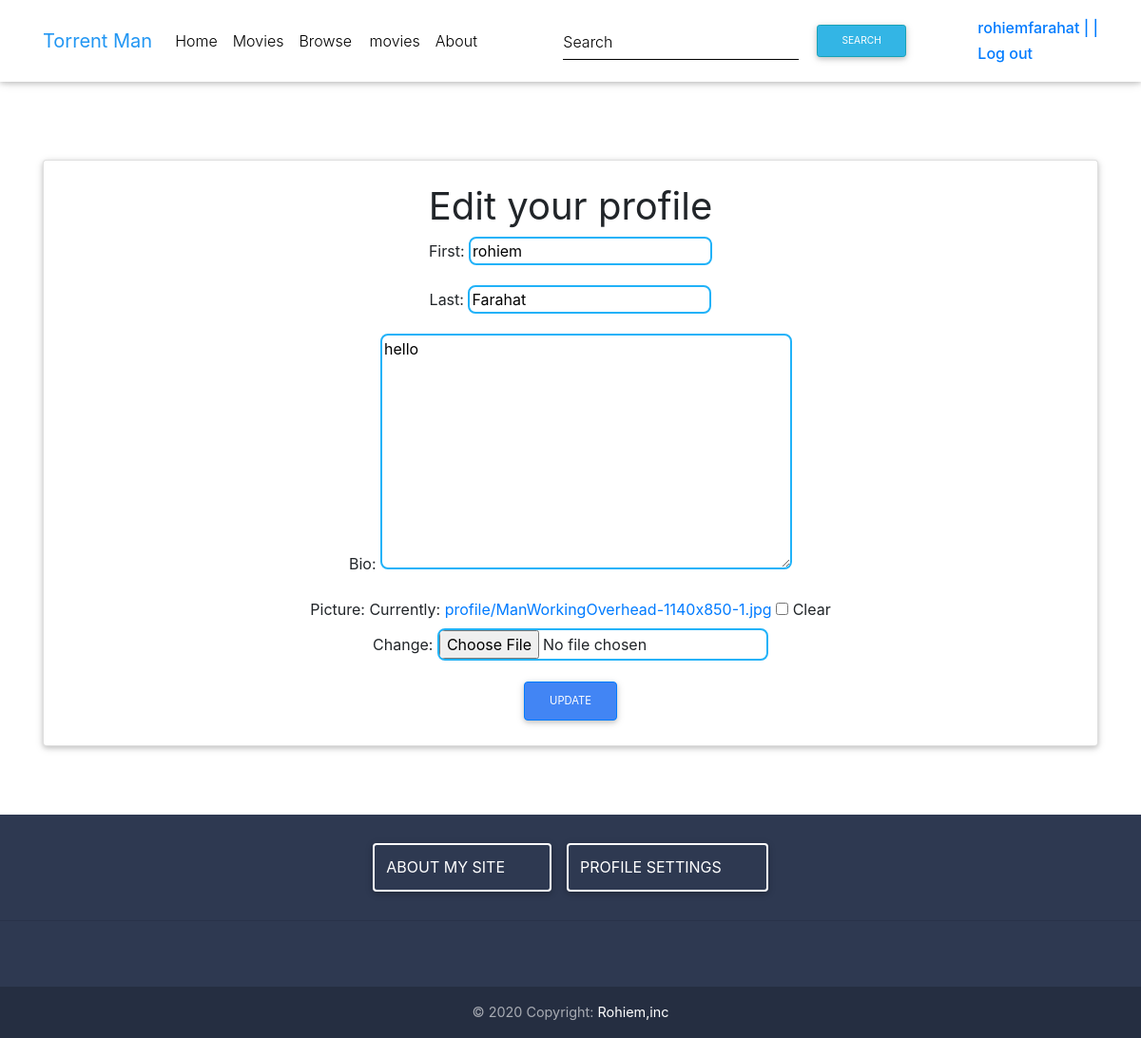
The page /profiles/rohiemfarahat/createprofile (signed in) on the database as committed earlier.
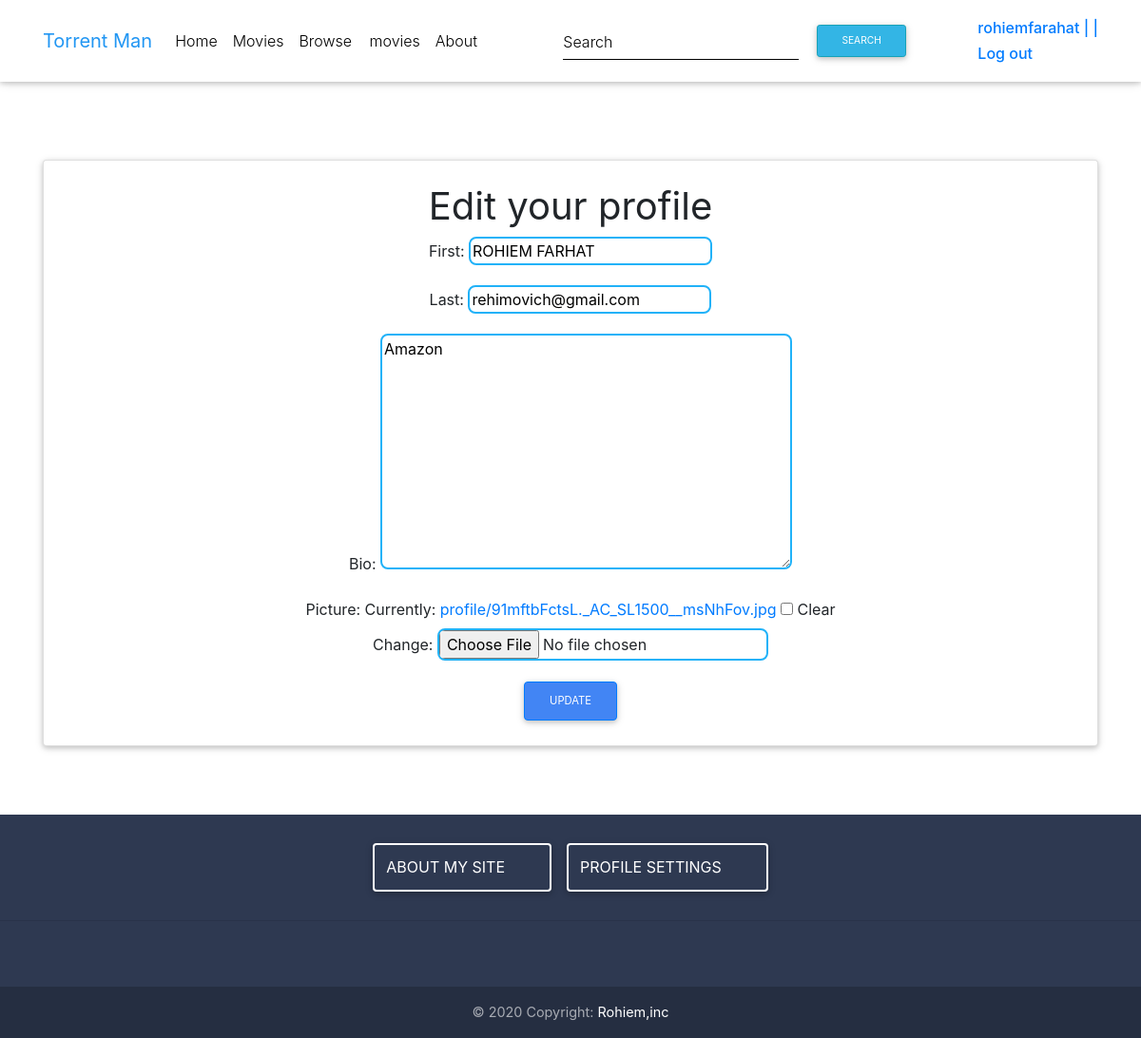
The same page on the database as committed later.
### torrentapp/models.py (models this page shows, shortened)
class UserProfile(models.Model):
    id = models.AutoField(primary_key=True)
    user = models.OneToOneField(
        settings.AUTH_USER_MODEL, on_delete=models.CASCADE, default=1)
    first = models.CharField(max_length=50)
    last = models.CharField(max_length=50)
    bio = models.TextField(max_length=1400, default="hello")
    picture = models.ImageField(blank=True, null=True, upload_to="profile")
    movies = models.ManyToManyField("Movie")
    slug = models.SlugField(blank=True, null=False)

### torrentapp/views.py (the view, shortened to what this page needs)
# urls.py: path('profiles/<slug:slug>/createprofile', ProfileCreateView.as_view(), name="createprofile"),
class ProfileCreateView(LoginRequiredMixin, UpdateView):
    model = UserProfile
    template_name = 'createprofile.html'
    fields = ["first", "last", "bio", "picture", ]
    success_url = "/"
    def get_context_data(self, **kwargs):
        context = super().get_context_data(**kwargs)
        context['documents'] = UserProfile.objects.all()
        return context

### templates/createprofile.html (shortened to what this page needs)
{% extends 'base.html' %}
{% block content %}
<br><br><br>
<div class="container"><div class="card">    <div class="card-body px-lg-5 pt-0"><br>
    <h1>Edit your profile</h1>
    <form method="post" enctype="multipart/form-data">
      {{ form.as_p }}
      <button type="submit" class="btn btn-primary btn-md">Update</button>
    </form>
</div>
</div></div>
{% endblock content %}

Rows that differ between the two databases and show on the page:
changed UserProfile: first "rohiem" → "ROHIEM FARHAT"; last "Farahat" → "rehimovich@gmail.com"; bio "hello" → "Amazon"
Other text that changed with them:
text no longer shown: "First: Last: Bio: Picture: Currently: profile/ManWorkingOverhead-1140x850-1.jpg Clear Change:"
text now shown: "First: Last: Bio: Picture: Currently: profile/91mftbFctsL._AC_SL1500__msNhFov.jpg Clear Change:"
